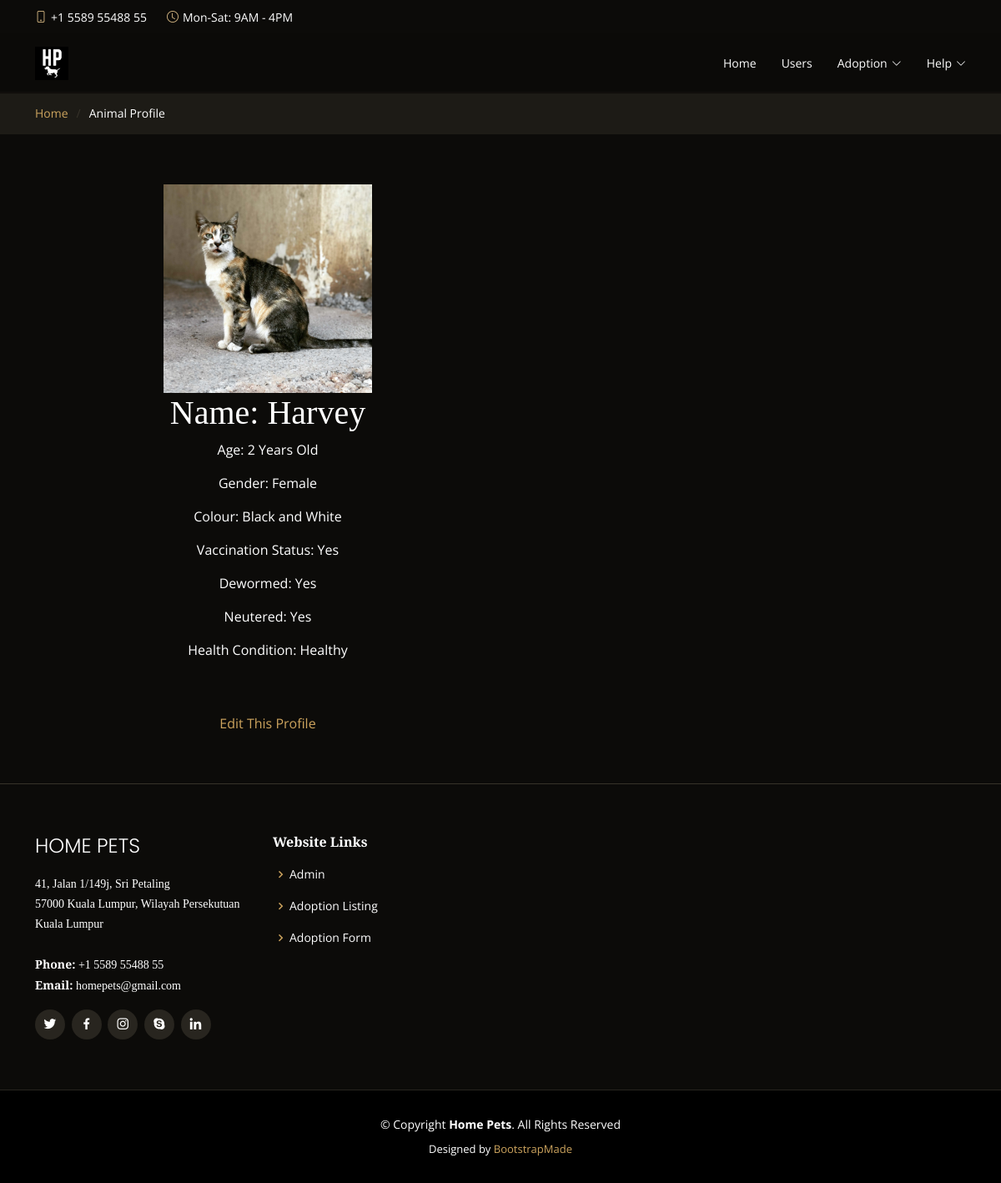
Screenshot of /admin/animalProfile.php?id=4 (signed in) with the database file from the repository.
### tables this page shows
CREATE TABLE `animal` (
  `id` int(11) NOT NULL,
  `animalName` varchar(100) NOT NULL,
  `animalType` varchar(100) NOT NULL,
  `gender` varchar(10) NOT NULL,
  `age` varchar(100) NOT NULL,
  `colour` varchar(100) NOT NULL,
  `vaccinated` varchar(10) NOT NULL,
  `dewormed` varchar(10) NOT NULL,
  `neutered` varchar(10) NOT NULL,
  `animalCondition` varchar(100) NOT NULL,
  `imgType` varchar(5) NOT NULL
);

### admin/animalProfile.php (the view, shortened to what this page needs)
<?php
  $id = intval($_GET['id']);
?>
<!DOCTYPE html>
<html lang="en">
<head>
  <link href="../assets/vendor/animate.css/animate.min.css" rel="stylesheet">
  <link href="../assets/vendor/aos/aos.css" rel="stylesheet">
  <link href="../assets/vendor/bootstrap/css/bootstrap.min.css" rel="stylesheet">
  <link href="../assets/vendor/bootstrap-icons/bootstrap-icons.css" rel="stylesheet">
  <link href="../assets/vendor/boxicons/css/boxicons.min.css" rel="stylesheet">
  <link href="../assets/vendor/glightbox/css/glightbox.min.css" rel="stylesheet">
  <link href="../assets/vendor/swiper/swiper-bundle.min.css" rel="stylesheet">
  <link href="../assets/css/style.css" rel="stylesheet">
</head>
<body>
  <div id="topbar" class="d-flex align-items-center fixed-top">
    <div class="container d-flex justify-content-center justify-content-md-between">
      <div class="contact-info d-flex align-items-center">
        <i class="bi bi-phone d-flex align-items-center"><span>+1 5589 55488 55</span></i>
        <i class="bi bi-clock d-flex align-items-center ms-4"><span> Mon-Sat: 9AM - 4PM</span></i>
      </div>
    </div>
  </div>
  <header id="header" class="fixed-top d-flex align-items-center">
    <div class="container-fluid container-xl d-flex align-items-center justify-content-lg-between">
      <a href="main.php" class="logo me-auto me-lg-0"><img src="../assets/img/logo.png" alt="" class="img-fluid"></a>
      <nav id="navbar" class="navbar order-last order-lg-0">
        <ul>
          <li><a class="nav-link scrollto" href="main.php">Home</a></li>
          <li><a class="nav-link scrollto" href="users.php">Users</a></li>
          <li class="dropdown"><a href="#"><span>Adoption</span> <i class="bi bi-chevron-down"></i></a>
              <li class='dropdown'><a href='#'><span><?php echo $_SESSION['user']['username']; ?></span><i class='bi bi-chevron-down'></i></a>
          </li>
        </ul>
      </nav>
    </div>
  </header>
  <main id="main">
    <section class="breadcrumbs">
      <div class="container">
        <div class="d-flex justify-content-between align-items-center">
          <ol>
            <li><a href="main.php">Home</a></li>
            <li>Animal Profile</li>
          </ol>
        </div>
      </div>
    </section>
  </main>
    <section id="contact" class="contact">
    <div class="container" data-aos="fade-up">
        <?php
            $conn = mysqli_connect("localhost", "root", "", "hpusers");
            $sql = ("SELECT * FROM animal WHERE id = $id");
            $result = $conn->query($sql);
            if ($result->num_rows > 0) {
            while($row = $result->fetch_assoc()) {
                echo "<div class='col-lg-6' style = 'text-align: center;'>";
                echo "<img src='../assets/img/animals/" . $row["animalName"] . "." . $row["imgType"] . "' height = '250px' width = '250px' >";
                echo "<h1>Name: " . $row["animalName"] . "</h1>";
                echo "<p>Age: " . $row["age"] . "</p>";
                echo "<p>Gender: " . $row["gender"] . "</p>";
                echo "<p>Colour: " . $row["colour"] . "</p>";
                echo "<p>Vaccination Status: " . $row["vaccinated"] . "</p>";
                echo "<p>Dewormed: " . $row["dewormed"] . "</p>";
                echo "<p>Neutered: " . $row["neutered"] . "</p>";
                echo "<p>Health Condition: " . $row["animalCondition"] . "</p>";
                echo "<br><br><span style='background-color: ;'>
                <a href='editAnimalProfile.php?id=" . $row["id"] . "'>Edit This Profile</a></span>";
            }
            }
            else {
              echo "0 results";
            }
        ?>
    </div>
</section>
  <footer id="footer">
    <div class="footer-top">
      <div class="container">
        <div class="row">
          <div class="col-lg-3 col-md-6">
            <div class="footer-info">
              <h3>Home Pets</h3>
              <p>
                41, Jalan 1/149j, Sri Petaling<br>
                57000 Kuala Lumpur, Wilayah Persekutuan Kuala Lumpur<br><br>
                <strong>Phone:</strong> +1 5589 55488 55<br>
                <strong>Email:</strong> homepets@gmail.com<br>
              </p>
              <div class="social-links mt-3">
                <a href="#" class="twitter"><i class="bx bxl-twitter"></i></a>
                <a href="#" class="facebook"><i class="bx bxl-facebook"></i></a>
                <a href="#" class="instagram"><i class="bx bxl-instagram"></i></a>
                <a href="#" class="google-plus"><i class="bx bxl-skype"></i></a>
                <a href="#" class="linkedin"><i class="bx bxl-linkedin"></i></a>
              </div>
            </div>
          </div>
          <div class="col-lg-2 col-md-6 footer-links">
            <h4>Website Links</h4>
            <ul>
              <li><i class="bx bx-chevron-right"></i> <a href="main.php">Admin</a></li>
              <li><i class="bx bx-chevron-right"></i> <a href="adoptionListing.php">Adoption Listing</a></li>
              <li><i class="bx bx-chevron-right"></i> <a href="adoptionListing.php">Adoption Form</a></li>
            </ul>
          </div>
        </div>
      </div>
    </div>
    <div class="container">
      <div class="copyright">
        &copy; Copyright <strong><span>Home Pets</span></strong>. All Rights Reserved
      </div>
      <div class="credits">
        Designed by <a href="https://bootstrapmade.com/">BootstrapMade</a>
      </div>
    </div>
  </footer>
</body>
</html>

### assets/css/style.css (style rules this page uses)
body { font-family: "Open Sans", sans-serif; background: #0c0b09; color: #fff; }
a { color: #cda45e; text-decoration: none; }
h1, h2, h3, h4, h5, h6 { font-family: "Playfair Display", serif; }
#topbar { height: 40px; font-size: 14px; transition: all 0.5s; z-index: 996; }
#topbar .contact-info i { font-style: normal; color: #d9ba85; }
#topbar .contact-info i span { padding-left: 5px; color: #fff; }
#header { background: rgba(12, 11, 9, 0.6); border-bottom: 1px solid rgba(12, 11, 9, 0.6); transition: all 0.5s; z-index: 997; padding: 15px 0; top: 40px; }
#header .logo { font-size: 28px; margin: 0; padding: 0; line-height: 1; font-weight: 300; letter-spacing: 1px; text-transform: uppercase; font-family: "Poppins", sans-serif; }
#header .logo img { max-height: 40px; }
.navbar { padding: 0; }
.navbar ul { margin: 0; padding: 0; display: flex; list-style: none; align-items: center; }
.navbar li { position: relative; }
.navbar a { display: flex; align-items: center; justify-content: space-between; padding: 10px 0 10px 30px; color: #fff; white-space: nowrap; transition: 0.3s; font-size: 14px; }
.navbar a i { font-size: 12px; line-height: 0; margin-left: 5px; }
section { padding: 60px 0; overflow: hidden; }
.breadcrumbs { padding: 15px 0; background: #1d1b16; margin-top: 110px; }
.breadcrumbs ol { display: flex; flex-wrap: wrap; list-style: none; padding: 0; margin: 0; font-size: 14px; }
.breadcrumbs ol li + li { padding-left: 10px; }
.breadcrumbs ol li + li::before { display: inline-block; padding-right: 10px; color: #37332a; content: "/"; }
#footer { background: black; padding: 0 0 30px 0; color: #fff; font-size: 14px; }
#footer .footer-top { background: #0c0b09; border-top: 1px solid #37332a; border-bottom: 1px solid #28251f; padding: 60px 0 30px 0; }
#footer .footer-top .footer-info { margin-bottom: 30px; }
#footer .footer-top .footer-info h3 { font-size: 24px; margin: 0 0 20px 0; padding: 2px 0 2px 0; line-height: 1; font-weight: 300; text-transform: uppercase; font-family: "Poppins", sans-serif; }
#footer .footer-top .footer-info p { font-size: 14px; line-height: 24px; margin-bottom: 0; font-family: "Playfair Display", serif; color: #fff; }
#footer .footer-top .social-links a { font-size: 18px; display: inline-block; background: #28251f; color: #fff; line-height: 1; padding: 8px 0; margin-right: 4px; border-radius: 50%; text-align: center; width: 36px; height: 36px; transition: 0.3s; }
#footer .footer-top h4 { font-size: 16px; font-weight: 600; color: #fff; position: relative; padding-bottom: 12px; }
#footer .footer-top .footer-links { margin-bottom: 30px; }
#footer .footer-top .footer-links ul { list-style: none; padding: 0; margin: 0; }
#footer .footer-top .footer-links ul i { padding-right: 2px; color: #cda45e; font-size: 18px; line-height: 1; }
#footer .footer-top .footer-links ul li { padding: 10px 0; display: flex; align-items: center; }
#footer .footer-top .footer-links ul li:first-child { padding-top: 0; }
#footer .footer-top .footer-links ul a { color: #fff; transition: 0.3s; display: inline-block; line-height: 1; }
#footer .copyright { text-align: center; padding-top: 30px; }
#footer .credits { padding-top: 10px; text-align: center; font-size: 13px; color: #fff; }

### rows the page displays
animal: animalName (picture), animalName "Harvey", age "2 Years Old", gender "Female", colour "Black and White", vaccinated "Yes", dewormed "Yes", neutered "Yes", animalCondition "Healthy"

### other values shown
$_SESSION['user']['username'] "Help"
